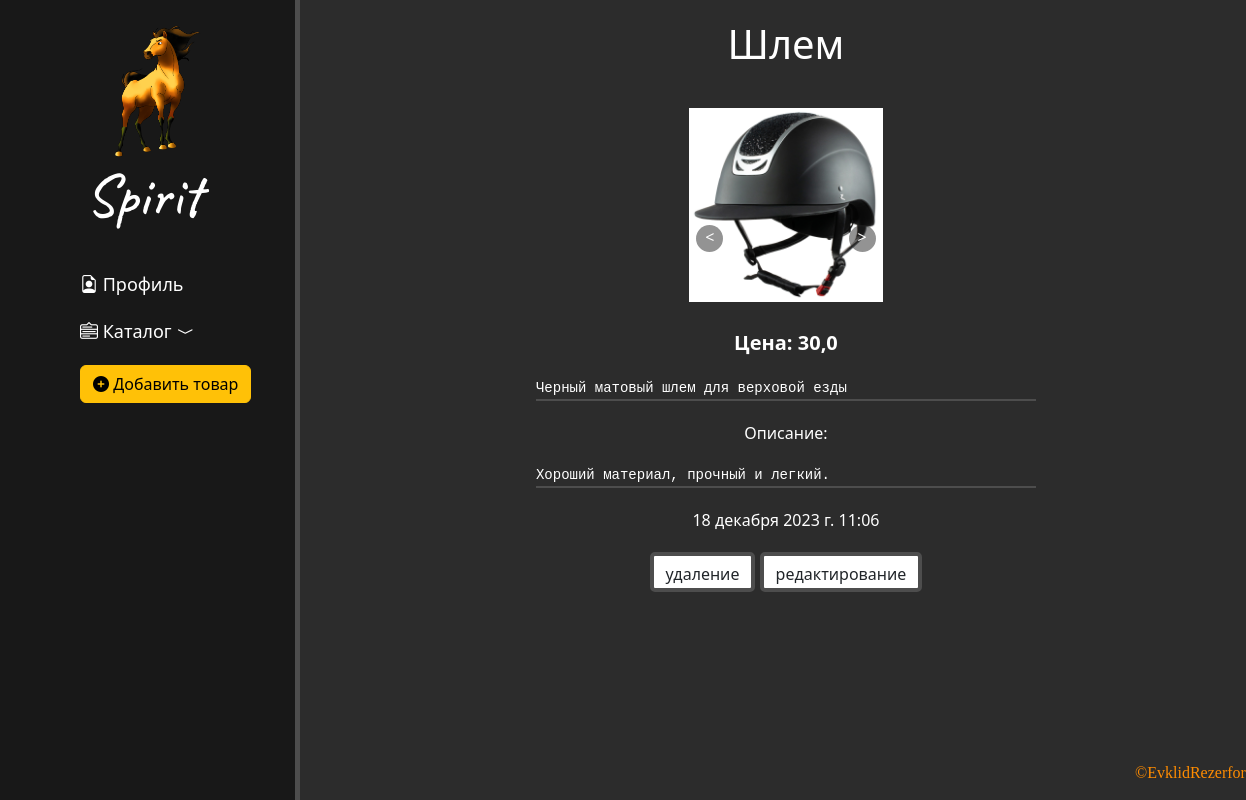
The page /11 (signed in) on the database its author committed.
### main/models.py (models this page shows, shortened)
class Thing(models.Model):
    title = models.CharField('название', max_length=30)
    description = models.CharField('описание', max_length=50)
    inform = models.TextField('описание', max_length=2000)
    typeData = models.CharField('тип товара', max_length=50)
    date = models.DateTimeField('дата публикации', auto_now=True)
    cost = models.FloatField('цена')

class Image(models.Model):
    image = models.ImageField(upload_to='media')
    tov = models.ForeignKey(Thing, on_delete=models.CASCADE)

### main/views.py (the view)
# urls.py: path('<int:pk>', myDinamic, name='dinamic'),
def myDinamic(request, pk):
    keyy = Thing.objects.get(id=pk)
    tovars = request.user.tovars_c.all()
    Fl = keyy in tovars
    if request.headers.get('x-requested-with') == 'XMLHttpRequest':
        current_tov = Thing.objects.get(id=int(request.POST.get('basket')))
        user_tovar = My_card(buyer=request.user, tov=current_tov, amount=1)
        user_tovar.save()
        return JsonResponse({"ok": 'ok'})
    return render(request, 'main/detail.html', {'keyy': keyy, 'Fl': Fl})

### main/templates/main/detail.html (shortened to what this page needs)
{% extends 'main/patt.html'%}
{% load static %}
{% block content %}
                <h1>{{ keyy.title }}</h1>
                {% if keyy.image_set.all %}
                <div id="block-for-slider">
                        <div id="viewport">
                            <ul class="slidewrapper">
                                {% for i in keyy.image_set.all %}
                                <li class="slide"><img src="{{i.image.url}}" class="slide-img"></li>
                                {% endfor %}
                            </ul>
                            <div id="prev-next-btns">
                                <div id="prev-btn"><p><</p></div>
                                <div id="next-btn"><p>></p></div>
                            </div>
                        </div>
                    </div>
                {% else %}
                    <div>
                        <img src="{% static 'media/no-image-large.jpg' %}" class="tovarIm">
                    </div>
                {% endif %}
        <p class="cost">Цена: {{ keyy.cost }}</p>
        <pre class="desc">{{ keyy.description }}</pre>
        Описание:
        <pre class="desc">{{ keyy.inform }}</pre>
        <p>{{ keyy.date }}</p>
        {% if user.is_staff  %}
        <a href="{% url 'dinamic-del' keyy.id %}" class="btn mbtn">удаление</a>
        <a href="{% url 'dinamic-up' keyy.id %}" class="btn mbtn">редактирование</a>
        {% endif %}
{% endblock %}

### main/static/main/css/main.css (style rules this page uses)
body { background: #2c2c2c; }
main .feat p { max-width: 500px; margin: 20px auto; }
main form, h1 { margin: 10px auto; width: 500px; }
main h1 { margin-bottom: 30px; }
.mbtn { background: white; border-radius: 5px; border: 4px solid #4d4d4d; height: 40px; }
#block-for-slider { width: 20%; margin: 0 auto; margin-top: 40px; }
#viewport { width: 100%; position: relative; overflow: hidden; user-select: none; text-align: center; }
.slidewrapper { overflow: hidden; height: 200px; position: relative; transition: 1s; transition-timing-function: cubic-bezier(.07,.01,.23,1); }
.slidewrapper, .slidewrapper ul, .slidewrapper li { margin: 0; padding: 0; }
.slide { list-style: none; display: inline; float: left; }
.slide-img { width: 100%; }
#prev-btn, #next-btn { position: absolute; width: 50%; height: 100%; background-color: rgba(0, 0, 0, 0); top: 0px; padding-top: 50%; display: none; }
#prev-btn { left: 0; padding-right: 55px; }
#next-btn { right: 0; padding-left: 55px; }
#prev-btn p, #next-btn p { background-color: rgba(39, 39, 39, 0.5); width: 27px; height: 27px; border-radius: 50%; }
.desc { text-align: left; border-bottom: 2px solid #4d4d4d; word-wrap: break-word; max-width: 500px; margin: 20px auto; white-space: pre-wrap; }
.cost { font-weight: bold; font-size: 20px; }

### rows shown on the page
Thing: title "Шлем", cost "30,0", description "Черный матовый шлем для верховой езды", inform "Хороший материал, прочный и легкий.", date "18 декабря 2023 г. 11:06"
Image: image (picture)
